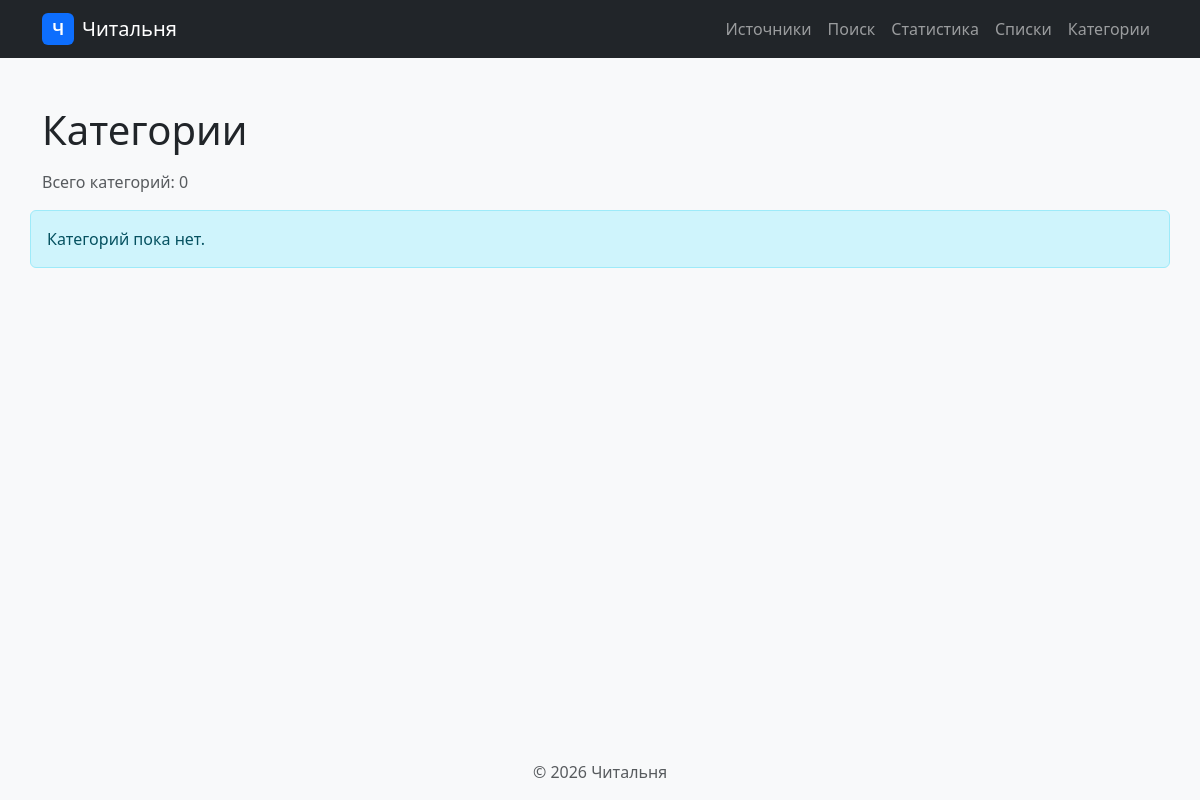
The page /categories/ on the database as committed earlier.
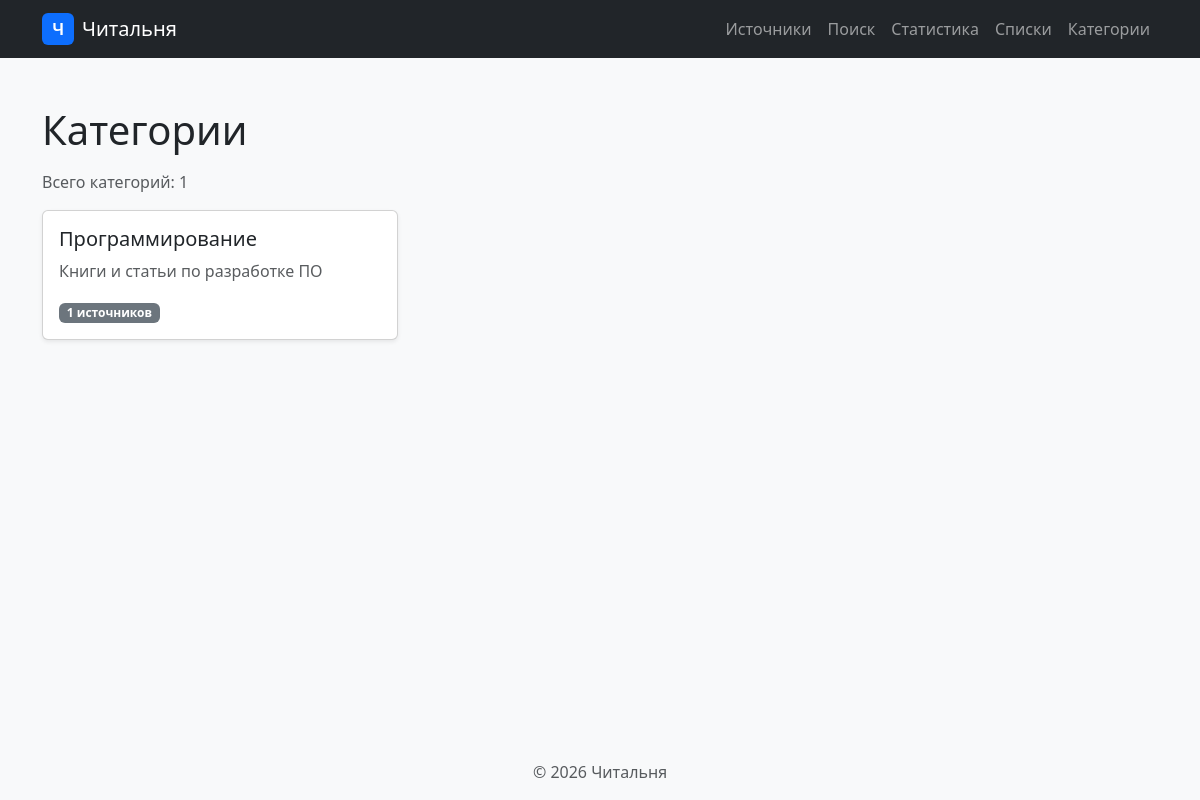
The same page on the database as committed later.
### categories/models.py (models this page shows, shortened)
class Category(models.Model):
    name = models.CharField(
        max_length=100,
        unique=True,
        verbose_name="Название",
    )
    description = models.TextField(
        blank=True,
        verbose_name="Описание",
    )
    sources = models.ManyToManyField(
        Source,
        related_name="categories",
        blank=True,
        verbose_name="Источники",
    )
    class Meta:
        verbose_name = "Категория"
        verbose_name_plural = "Категории"
        ordering = ["name"]

### categories/views.py (the view)
# urls.py: path("", views.categories_list, name="list"),
def categories_list(request):
    categories = Category.objects.annotate(
        source_count=Count("sources")
    ).order_by("name")
    return render(
        request,
        "categories/category_list.html",
        {"categories": categories},
    )

### templates/categories/category_list.html (shortened to what this page needs)
{% extends "base.html" %}
{% block content %}
  <h1 class="mb-3">Категории</h1>
  <p class="text-muted">Всего категорий: {{ categories|length }}</p>
  <div class="row">
    {% for cat in categories %}
      <div class="col-md-4 mb-3">
        <div class="card shadow-sm h-100">
          <div class="card-body">
            <h5 class="card-title">{{ cat.name }}</h5>
            <p class="text-muted">{{ cat.description|default:"Без описания" }}</p>
            <span class="badge bg-secondary">{{ cat.source_count }} источников</span>
          </div>
        </div>
      </div>
    {% empty %}
      <div class="alert alert-info">Категорий пока нет.</div>
    {% endfor %}
  </div>
{% endblock %}

Rows that differ between the two databases and show on the page:
added Category: name "Программирование", description "Книги и статьи по разработке ПО", source_count "1"
Other text that changed with them:
{{ categories|length }}: "0" → "1"
text no longer shown: "Категорий пока нет."
